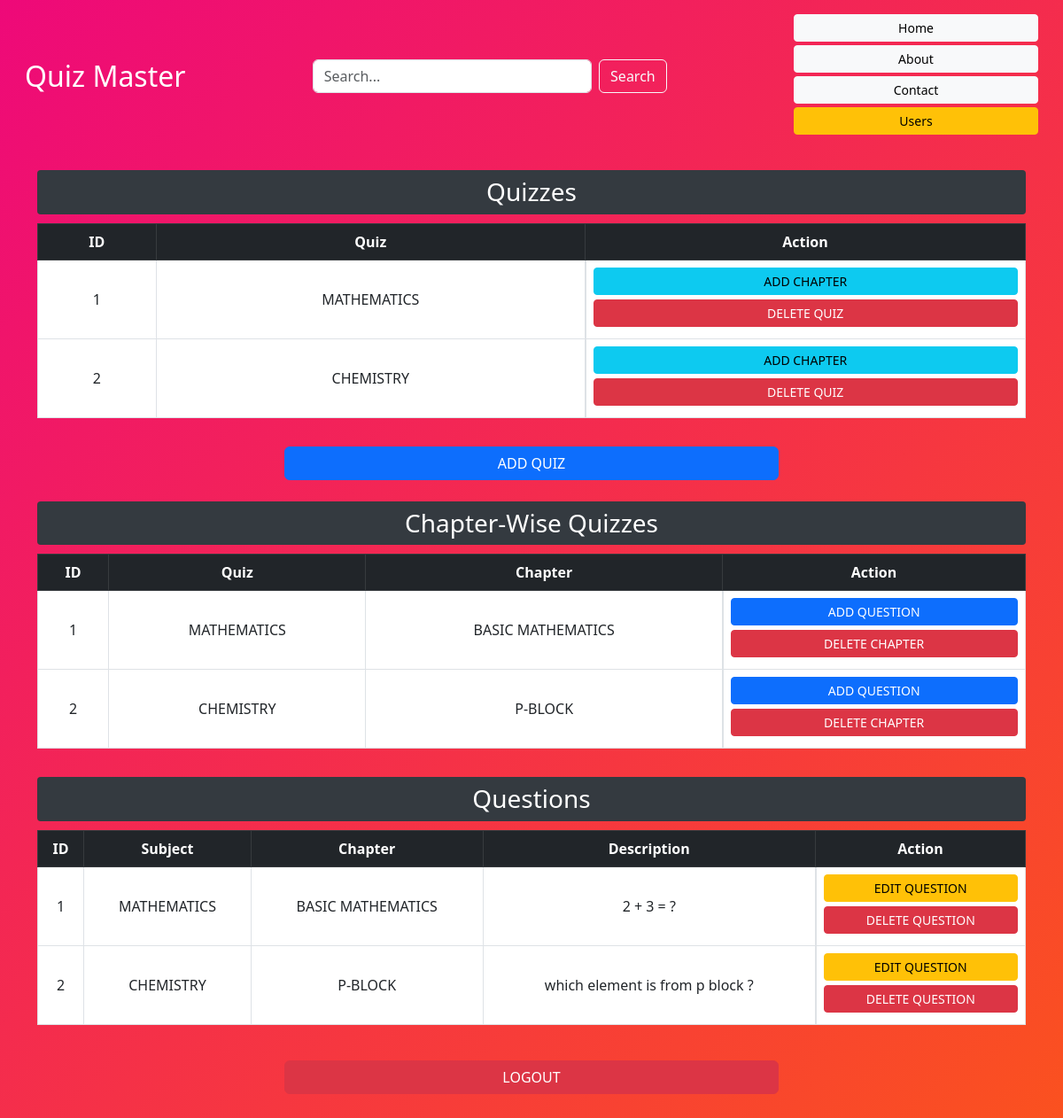
/admin/dashboard (signed in), run on an earlier commit of the app's database.
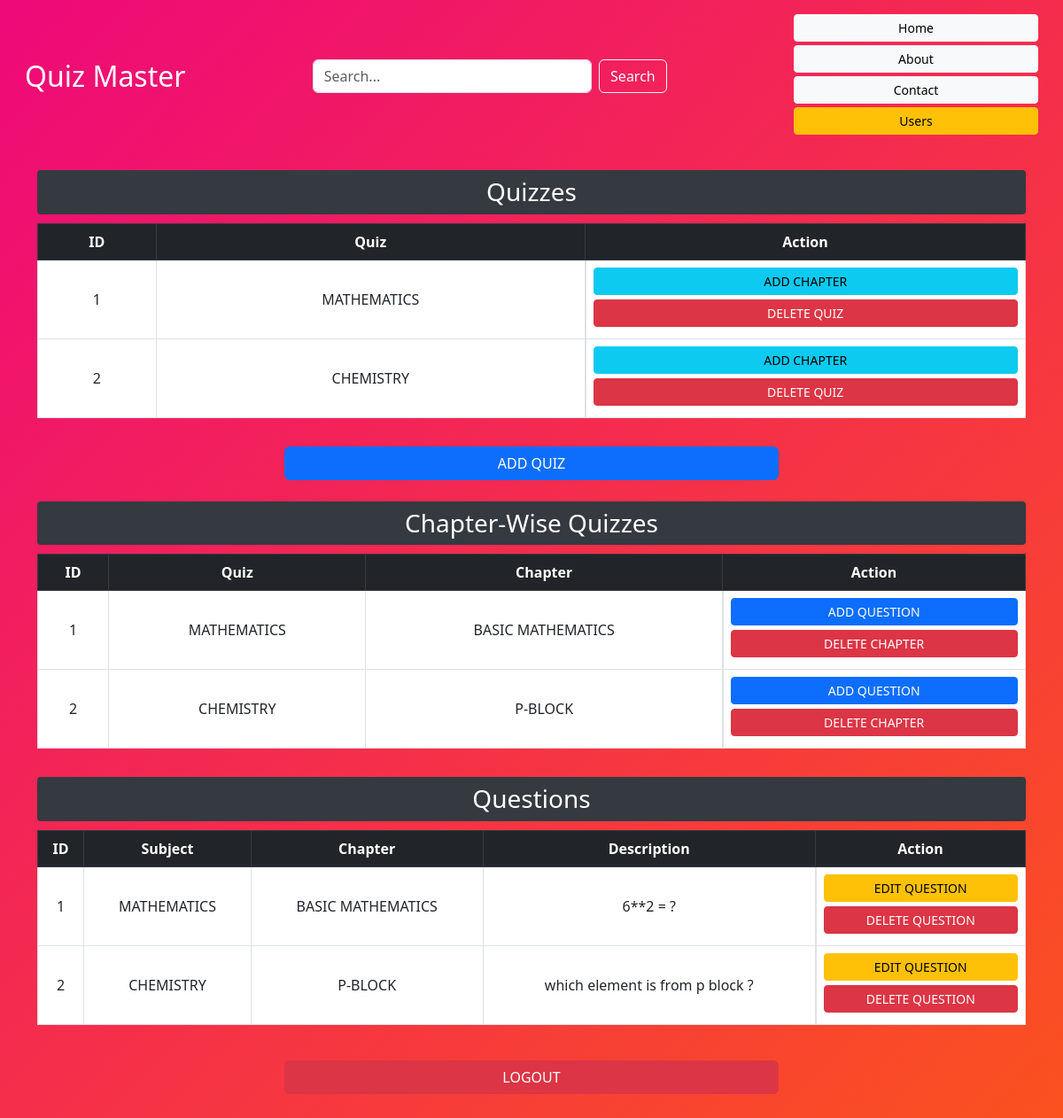
And on a later commit of the database.
### app.py (models this page shows)
class Question(db.Model):
    id = db.Column(db.Integer, primary_key=True)
    quiz_id = db.Column(db.Integer, db.ForeignKey('quiz.id'), nullable=False)
    chapter_id = db.Column(db.Integer, db.ForeignKey('chapter.id'), nullable=False)
    question_statement = db.Column(db.Text, nullable=True)
    question_image = db.Column(db.String(200), nullable=True)
    option_1 = db.Column(db.String(200), nullable=False)
    option_2 = db.Column(db.String(200), nullable=False)
    option_3 = db.Column(db.String(200), nullable=False)
    option_4 = db.Column(db.String(200), nullable=False)
    correct_option = db.Column(db.Integer, nullable=False)
    explanation = db.Column(db.Text, nullable=True)
    created_at = db.Column(db.DateTime, default=datetime.utcnow)
    quiz = db.relationship('Quiz', backref='questions')
    chapter = db.relationship('Chapter', backref='questions')

class Quiz(db.Model):
    id = db.Column(db.Integer, primary_key=True)
    title = db.Column(db.String(100), nullable=False)
    created_at = db.Column(db.DateTime, default=datetime.utcnow)
    chapters = db.relationship('Chapter', backref='quiz', lazy=True, cascade='all, delete-orphan')

class Chapter(db.Model):
    id = db.Column(db.Integer, primary_key=True)
    title = db.Column(db.String(50), nullable=False)
    quiz_id = db.Column(db.Integer, db.ForeignKey('quiz.id'), nullable=False)
    created_at = db.Column(db.DateTime, default=datetime.utcnow)

### app.py (the view)
@app.route('/admin/dashboard')
@admin_required
def admin_dashboard():
    search_query = request.args.get('search', '').strip().lower()
    if search_query:
        quizzes = Quiz.query.filter(Quiz.title.ilike(f'%{search_query}%')).all()
    else:
        quizzes = Quiz.query.all()
    chapters = Chapter.query.filter(Chapter.quiz_id.in_([q.id for q in quizzes])).all() if quizzes else []
    questions = Question.query.filter(Question.quiz_id.in_([q.id for q in quizzes])).all() if quizzes else []
    return render_template('admin_dashboard.html', quizzes=quizzes, chapters=chapters, questions=questions, search_query=search_query)

### app.py (called while the page is built)
def admin_required(f):
    @wraps(f)
    def decorated_function(*args, **kwargs):
        if 'admin_id' not in session:
            flash('Admin access required.', 'danger')
            return redirect(url_for('admin_login'))
        return f(*args, **kwargs)
    return decorated_function

### templates/admin_dashboard.html (shortened to what this page needs)
<!DOCTYPE html>
<html lang="en">
<head>
  <link href="https://cdn.jsdelivr.net/npm/bootstrap@5.3.0/dist/css/bootstrap.min.css" rel="stylesheet">
</head>
<body>
  <header class="p-3">
    <div class="container-fluid d-flex flex-wrap justify-content-between align-items-center">
      <h2 class="mb-2 mb-md-0">Quiz Master</h2>
      <form class="d-flex mx-3 flex-grow-1" role="search" style="max-width:400px;">
        <input type="text" class="form-control me-2" name="search" value="{{ search_query }}" placeholder="Search...">
        <button class="btn btn-outline-light" type="submit">Search</button>
      </form>
      <nav class="mt-2 mt-md-0">
        <a href="/" class="btn btn-light btn-sm me-2 mb-1">Home</a>
        <a href="/about" class="btn btn-light btn-sm me-2 mb-1">About</a>
        <a href="/contact" class="btn btn-light btn-sm me-2 mb-1">Contact</a>
        <a href="/admin/users" class="btn btn-warning btn-sm mb-1">Users</a>
      </nav>
    </div>
  </header>
  <div class="container card-container">
    <h3 class="section-title">Quizzes</h3>
    <div class="table-responsive mb-3">
      <table class="table table-bordered align-middle text-center">
        <thead class="table-dark">
          <tr>
            <th>ID</th>
            <th>Quiz</th>
            <th>Action</th>
          </tr>
        </thead>
        <tbody>
          {% for quiz in quizzes %}
          <tr>
            <td>{{ quiz.id }}</td>
            <td>{{ quiz.title }}</td>
            <td class="d-flex flex-column align-items-center">
              <a href="/add/chapter/{{ quiz.id }}" class="btn btn-info btn-sm">ADD CHAPTER</a>
              <a href="/delete/quiz/{{ quiz.id }}" class="btn btn-danger btn-sm">DELETE QUIZ</a>
            </td>
          </tr>
          {% endfor %}
        </tbody>
      </table>
    </div>
    <div class="text-center mb-4">
      <a href="/add/quiz" class="btn btn-primary w-50">ADD QUIZ</a>
    </div>
    <h3 class="section-title">Chapter-Wise Quizzes</h3>
    <div class="table-responsive mb-3">
      <table class="table table-bordered align-middle text-center">
        <thead class="table-dark">
          <tr>
            <th>ID</th>
            <th>Quiz</th>
            <th>Chapter</th>
            <th>Action</th>
          </tr>
        </thead>
        <tbody>
          {% for chapter in chapters %}
          <tr>
            <td>{{ chapter.id }}</td>
            <td>{{ chapter.quiz.title }}</td>
            <td>{{ chapter.title }}</td>
            <td class="d-flex flex-column align-items-center">
              <a href="/add/question/{{ chapter.quiz.id }}/{{ chapter.id }}" class="btn btn-primary btn-sm">ADD QUESTION</a>
              <a href="/delete/chapter/{{ chapter.id }}" class="btn btn-danger btn-sm">DELETE CHAPTER</a>
            </td>
          </tr>
          {% endfor %}
        </tbody>
      </table>
    </div>
    <h3 class="section-title">Questions</h3>
    <div class="table-responsive mb-3">
      <table class="table table-bordered align-middle text-center">
        <thead class="table-dark">
          <tr>
            <th>ID</th>
            <th>Subject</th>
            <th>Chapter</th>
            <th>Description</th>
            <th>Action</th>
          </tr>
        </thead>
        <tbody>
          {% for question in questions %}
          <tr>
            <td>{{ question.id }}</td>
            <td>{{ question.quiz.title }}</td>
            <td>{{ question.chapter.title }}</td>
            <td>{{ question.question_statement }}</td>
            <td class="d-flex flex-column align-items-center">
              <a href="/edit/question/{{ question.id }}" class="btn btn-warning btn-sm">EDIT QUESTION</a>
              <a href="/delete/question/{{ question.id }}" class="btn btn-danger btn-sm">DELETE QUESTION</a>
            </td>
          </tr>
          {% endfor %}
        </tbody>
      </table>
    </div>
    <div class="text-center mt-4 mb-5">
      <a href="/admin/login" class="btn btn-danger w-50">LOGOUT</a>
    </div>
  </div>
</body>
</html>

What changed in the data, as far as the page shows it:
changed Question "MATHEMATICS": question_statement "2 + 3 = ?" → "6**2 = ?"
